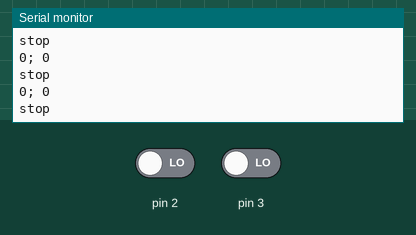
Simulated run of this sketch. Board: Arduino Uno, built with avr-gcc and run on an emulated ATmega328P. Shown: the last lines printed to the serial monitor. The test bench sets the inputs (shaded band); at power-on: pin 2 LOW, pin 3 LOW.

Above: at 1.2 s.
1.3 s: pin 2 driven HIGH
2.8 s: pin 3 driven HIGH
At 3.71 s:
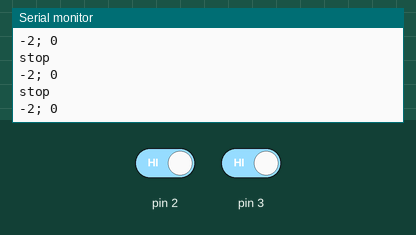
4.3 s: pin 2 driven LOW
5.8 s: pin 3 driven LOW
At 7.62 s:
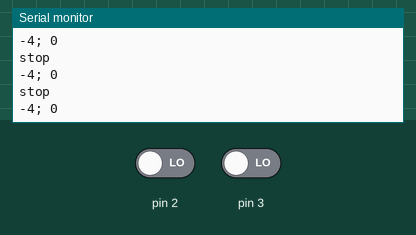
Timing chart, 0 to 8.3 s (numbered marks = the images above; inputs shaded):
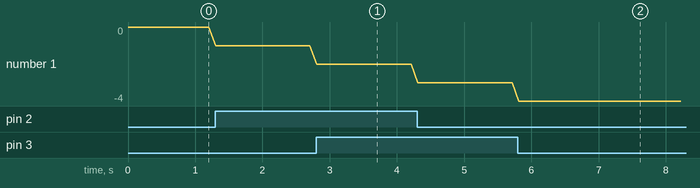

Measured:
- after the input at 2.8 s, the serial monitor: prints a new line at once (image 1)
- after the input at 5.8 s, the serial monitor: prints a new line at once (image 2)
- plotted number 1: 0 → -1 after the input at 1.3 s, -1 → -2 after the input at 2.8 s, -2 → -3 after the input at 4.3 s, -3 → -4 after the input at 5.8 s

The sketch:

quadrature_decoder.ino
```cpp
#include <quadrature.h>

/*
	Because the attachInterrupt(int, function_ptr, const) requires
    a function pointer as its final argument the encoder class
    cannot use normal construction.  Each instance of
    the Quadrature_encoder must be a singleton class constructed
    from the template with the two integer arguments of the
    interrupt pins used for the encoder.  For example to build
    a quadrature encoder to use int0 and int1 on the Arduino Uno
    you would construct it like this:
        Quadrature_encoder<0, 1> encoder;

	The following enums are provided in the header file:
    Motion::motion {frwd, back, stop}
	Board::board {uno, due}

	The constructor for a Quadrature_encoder requires a board type
	so it an configure the interrupt pins properly.  The default is
	an Arduino Uno.
	Quadrature_encoder<PIN_A, PIN_B> (Board::board b = Board::uno)

    The public methods of Quadrature_encoder are:
		begin() - must be called in setup
		count() - returns a long of the encoder count
		motion() - returns a value from the Motion::motion enum
			corresponding to what direction the shaft has turned
			since the last time motion() was called.
                reverse() - changes the polarity of the decoder in case
                        you need to change the sign of the output.  Run
                        the example below with the .reverse() line commented
                        out and see the difference in output.

    So to use the encoder you would construct an object with
    the template parameters and a board definition.  Then you would call
    encoder.begin() in the setup() of the sketch.  Then you
    can call encoder.count() or encoder.motion() anywhere else
    in the sketch to read the encoder.
*/

Quadrature_encoder<4,5> encoder(Board::due);
Quadrature_encoder<0,1> encoder0(Board::due);

void setup() {
  Serial.begin(115200);
  Serial.println();

  encoder.begin();
  encoder0.begin();
//  encoder.reverse();
}

void loop() {
  //read the encoder
  long ct0 = encoder0.count();
  long ct = encoder.count();
  Serial.print(ct0);
  Serial.print("; ");
  Serial.println(ct);

  //check the motion
  Motion::motion m = encoder.motion();
  Serial.println(text(m));

  //delay the loop for a moment.
  //Note that the encoder continues to count even during this
  //delay because it is interrupt driven!
  delay(100);
}
```
